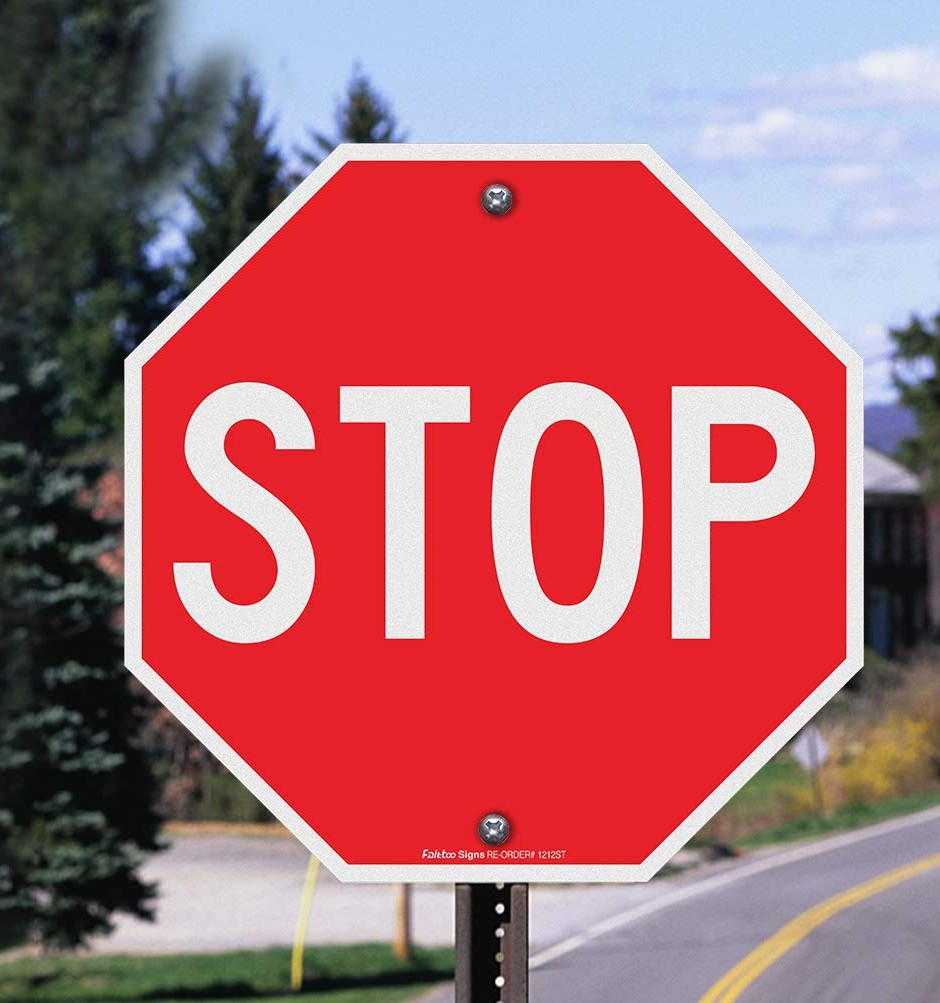
#> input picture RoadSignRecognition/test/stop.jpg, 940 x 1003 px
$ python main.py
#> lines starting #> are read from the running program, lines starting #| are printed output that depends on the picture; after the words box and inside, x2 and y2 are one past the last pixel; in counts of white or black regions, pixels touching at a corner belong together
import cv2
import os

# ==========================================================
# Project Paths
# ==========================================================
BASE_DIR = os.path.dirname(os.path.abspath(__file__))

DATABASE_PATH = os.path.join(BASE_DIR, "database")
TEST_IMAGE_PATH = os.path.join(BASE_DIR, "test", "stop.jpg")

print("Database :", DATABASE_PATH)
print("Test Image :", TEST_IMAGE_PATH)

# ==========================================================
# Check Paths
# ==========================================================
if not os.path.exists(DATABASE_PATH):
    print("Database folder not found!")
    exit()

if not os.path.exists(TEST_IMAGE_PATH):
    print("Test image not found!")
    exit()

# ==========================================================
# Read Test Image
# ==========================================================
test_img = cv2.imread(TEST_IMAGE_PATH)
#> test_img is the input picture: shape (1003, 940, 3); mean B, G, R 113.1, 105.2, 172.3

if test_img is None:
    print("Unable to load test image.")
    exit()

gray_test = cv2.cvtColor(test_img, cv2.COLOR_BGR2GRAY)
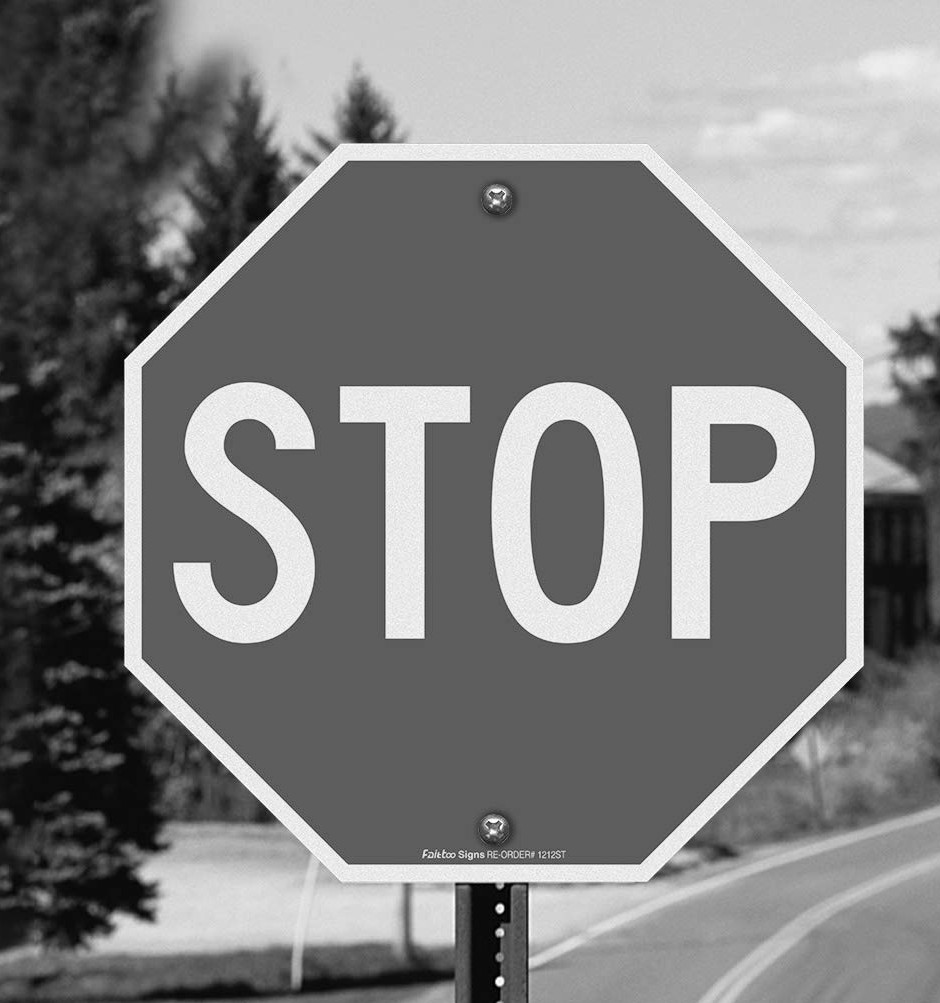
#> gray_test: shape (1003, 940); min 0, max 255, mean 126.1

# ==========================================================
# ORB Detector
# ORB = FAST + BRIEF
# ==========================================================
orb = cv2.ORB_create(
    nfeatures=1500,
    scaleFactor=1.2,
    nlevels=8
)

# Detect keypoints and descriptors
kp_test, des_test = orb.detectAndCompute(gray_test, None)
#> kp_test = 1500 keypoints; strongest (x, y, size): (499, 905, 53.6), (499, 909, 53.6), (500, 906, 44.6), (500, 910, 64.3)

if des_test is None:
    print("No ORB features detected in test image.")
    exit()

# ==========================================================
# Draw ORB Keypoints
# ==========================================================
keypoint_img = cv2.drawKeypoints(
    test_img,
    kp_test,
    None,
    color=(0,255,0),
    flags=cv2.DrawMatchesFlags_DRAW_RICH_KEYPOINTS
)
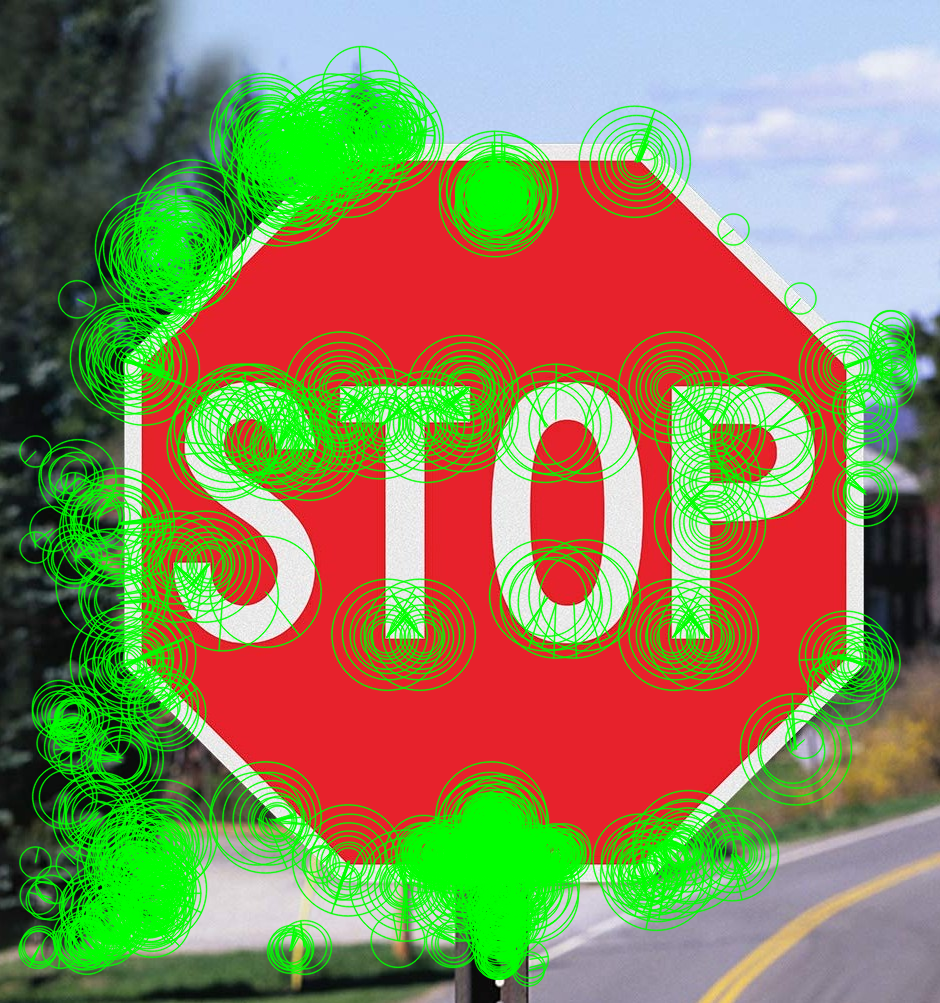
#> keypoint_img: shape (1003, 940, 3); mean B, G, R 90.7, 134.5, 139

# ==========================================================
# BF Matcher
# ==========================================================
bf = cv2.BFMatcher(cv2.NORM_HAMMING, crossCheck=True)

best_name = ""
best_score = 0
best_matches = None
best_db_img = None
best_kp = None

print("\nMatching Results")
print("-"*40)

# ==========================================================
# Compare with every database image
# ==========================================================
for file in os.listdir(DATABASE_PATH):

    if not file.lower().endswith((".jpg",".jpeg",".png",".bmp")):
        continue

    image_path = os.path.join(DATABASE_PATH,file)

    db_img = cv2.imread(image_path)
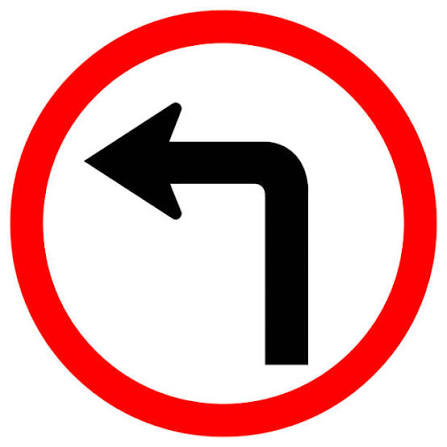
#> input picture RoadSignRecognition/database/left.jpg, 447 x 447 px
#> db_img is the input picture: shape (447, 447, 3); mean B, G, R 179.5, 179.3, 230.2

    if db_img is None:
        continue

    gray_db = cv2.cvtColor(db_img,cv2.COLOR_BGR2GRAY)
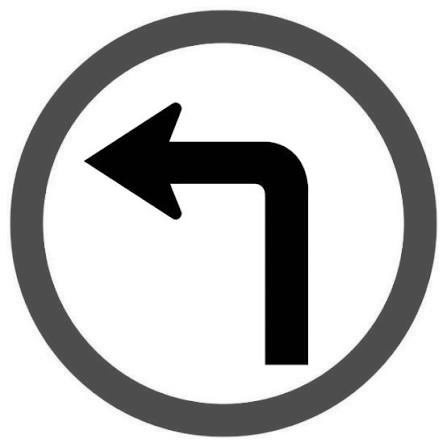
#> gray_db: shape (447, 447); min 0, max 255, mean 194.5

    kp_db, des_db = orb.detectAndCompute(gray_db,None)
#> kp_db = 124 keypoints; strongest (x, y, size): (86, 160, 31), (171, 140, 31), (90, 159, 77.1), (170, 139, 37.2)

    if des_db is None:
        continue

    matches = bf.match(des_db,des_test)
#> matches = 31 matches

    matches = sorted(matches,key=lambda x:x.distance)

    good_matches = []

    for m in matches:
        if m.distance < 50:
            good_matches.append(m)
#> this loop made 31 passes
#> after the loop, good_matches = 18 matches

    print(f"{file:20s}  Good Matches : {len(good_matches)}")
#| left.jpg              Good Matches : 18

    if len(good_matches) > best_score:
        best_score = len(good_matches)
#> best_score = 18
        best_name = file
        best_matches = good_matches
#> best_matches = 18 matches
        best_db_img = db_img
        best_kp = kp_db
#> best_kp has the same summary as kp_db
#> pass 2 of the loop `for file in os.listdir(DATABASE_PATH):`:
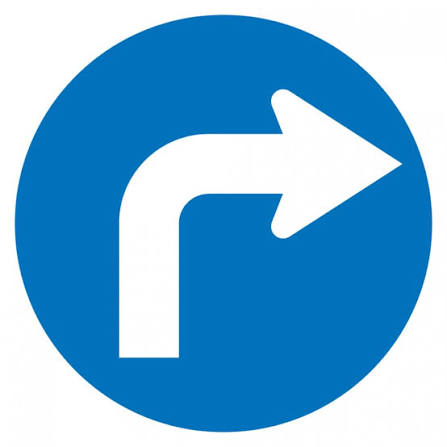
#> input picture RoadSignRecognition/database/right.jpg, 447 x 447 px
#> db_img is the input picture: shape (447, 447, 3); mean B, G, R 217.4, 177.2, 116.3
#> `gray_db = cv2.cvtColor(db_img,cv2.COLOR_BGR2GRAY)`:
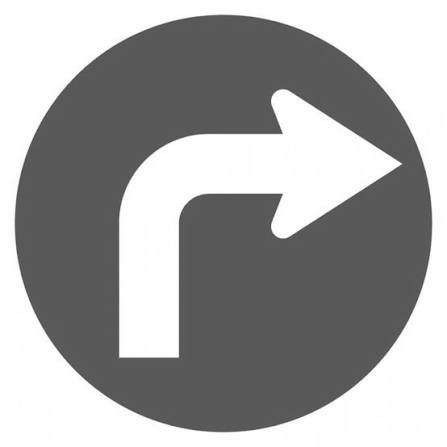
#> gray_db: shape (447, 447); min 64, max 255, mean 163.6
#> kp_db = 143 keypoints; strongest (x, y, size): (398, 163, 37.2), (400, 163, 31), (397, 163, 44.6), (281, 132, 31)
#> matches = 28 matches
#> the loop `for m in matches:` made 28 passes
#> after the loop `for m in matches:`: good_matches = 14 matches
#| right.jpg             Good Matches : 14
#> pass 3 of the loop `for file in os.listdir(DATABASE_PATH):`:
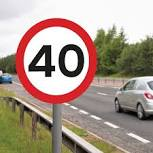
#> input picture RoadSignRecognition/database/speed40.jpg, 153 x 153 px
#> db_img is the input picture: shape (153, 153, 3); mean B, G, R 141.9, 154.3, 171
#> `gray_db = cv2.cvtColor(db_img,cv2.COLOR_BGR2GRAY)`:
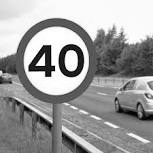
#> gray_db: shape (153, 153); min 0, max 255, mean 157.9
#> kp_db = 321 keypoints; strongest (x, y, size): (71, 68, 64.3), (54, 67, 37.2), (37, 64, 31), (44, 64, 31)
#> matches = 143 matches
#> the loop `for m in matches:` made 143 passes
#> after the loop `for m in matches:`: good_matches = 7 matches
#| speed40.jpg           Good Matches : 7
#> the loop made 4 passes; the first 3 are shown

print("-"*40)

if best_score == 0:
    print("No matching sign found.")
    cv2.imshow("Test Image",test_img)
    cv2.waitKey(0)
    cv2.destroyAllWindows()
    exit()

print("\nDetected Road Sign :",best_name)
print("Matching Score :",best_score)
#| Matching Score : 752

# ==========================================================
# Display Result
# ==========================================================
result = test_img.copy()

cv2.putText(
    result,
    "Detected : " + best_name,
    (20,40),
    cv2.FONT_HERSHEY_SIMPLEX,
    1,
    (0,255,0),
    2
)
#> result: shape (1003, 940, 3); 0.22% of pixels changed, all inside (x1, y1, x2, y2) = (23, 17, 321, 49)

# ==========================================================
# Draw Feature Matches
# ==========================================================
matched = cv2.drawMatches(
    best_db_img,
    best_kp,
    test_img,
    kp_test,
    best_matches[:40],
    None,
    flags=cv2.DrawMatchesFlags_NOT_DRAW_SINGLE_POINTS
)
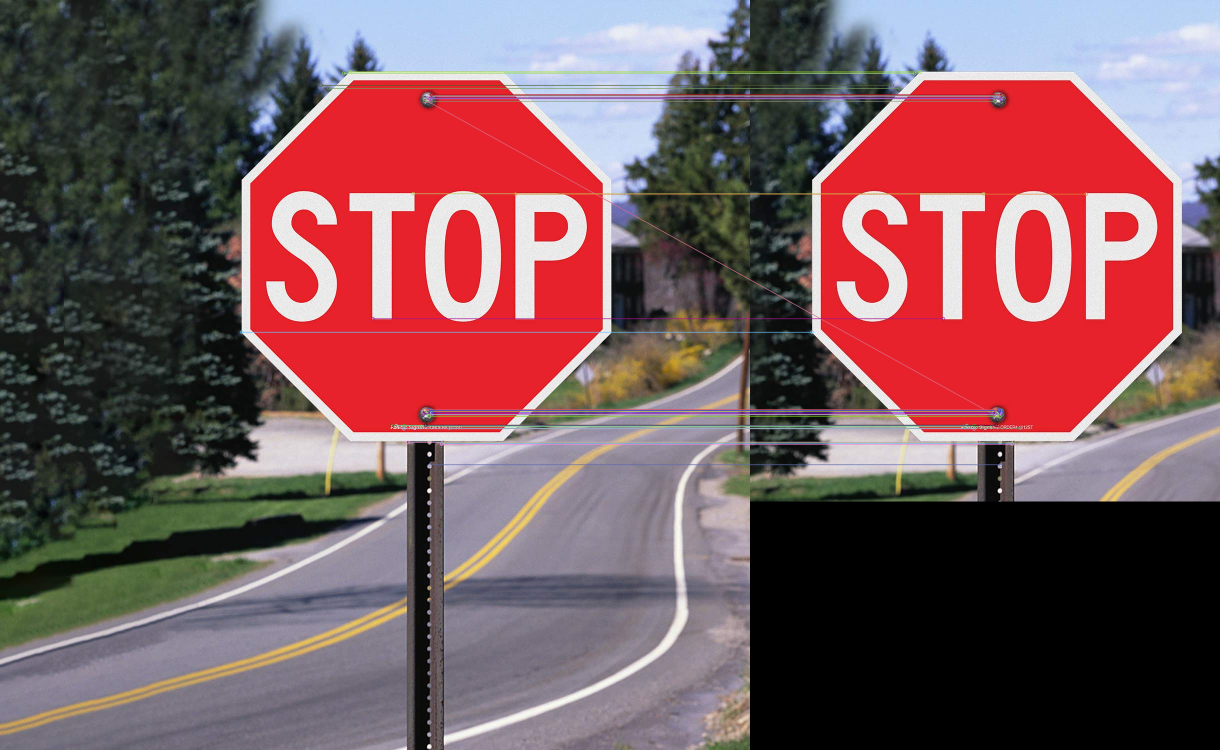
#> matched: shape (1500, 2440, 3) (shown at 1/2 size); mean B, G, R 92.6, 88.6, 122.9
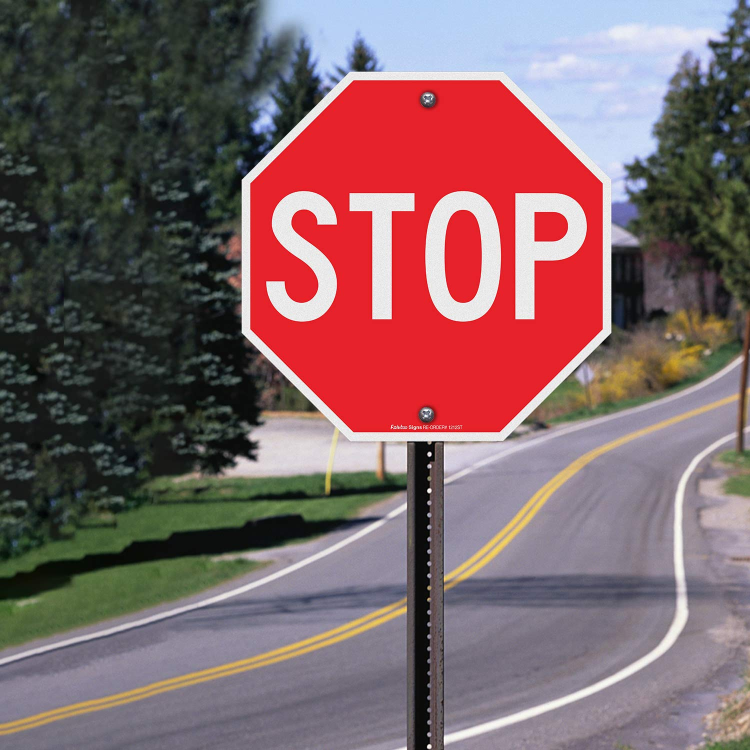
#> best_db_img: shape (1500, 1500, 3) (shown at 1/2 size); mean B, G, R 102.7, 99.4, 127.8

# ==========================================================
# Show Windows
# ==========================================================
cv2.imshow("Test Image",test_img)
cv2.imshow("ORB Keypoints (FAST + BRIEF)",keypoint_img)
cv2.imshow("Detected Road Sign",result)
cv2.imshow("Feature Matching",matched)

cv2.waitKey(0)
cv2.destroyAllWindows()
